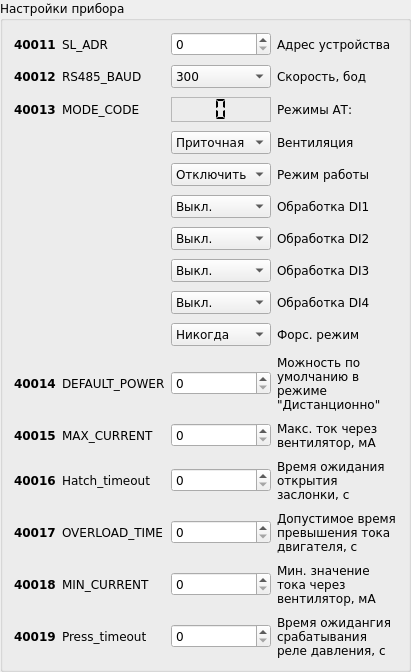
         <widget class="QGroupBox" name="gb1_settings">
          <property name="enabled">
           <bool>true</bool>
          </property>
          <property name="font">
           <font>
            <family>Verdana</family>
           </font>
          </property>
          <property name="autoFillBackground">
           <bool>false</bool>
          </property>
          <property name="title">
           <string>Настройки прибора</string>
          </property>
          <property name="flat">
           <bool>false</bool>
          </property>
          <property name="checkable">
           <bool>false</bool>
          </property>
          <layout class="QGridLayout" name="gridLayout_2">
           <property name="horizontalSpacing">
            <number>6</number>
           </property>
           <property name="verticalSpacing">
            <number>9</number>
           </property>
           <item row="60" column="1">
            <widget class="QLabel" name="lbn_OVERLOAD_TIME">
             <property name="text">
              <string>OVERLOAD_TIME</string>
             </property>
            </widget>
           </item>
           <item row="62" column="0">
            <widget class="QLabel" name="lb_40018">
             <property name="palette">
              <palette>
               <active>
                <colorrole role="ButtonText">
                 <brush brushstyle="SolidPattern">
                  <color alpha="255">
                   <red>0</red>
                   <green>0</green>
                   <blue>100</blue>
                  </color>
                 </brush>
                </colorrole>
               </active>
               <inactive>
                <colorrole role="ButtonText">
                 <brush brushstyle="SolidPattern">
                  <color alpha="255">
                   <red>0</red>
                   <green>0</green>
                   <blue>100</blue>
                  </color>
                 </brush>
                </colorrole>
               </inactive>
               <disabled>
                <colorrole role="ButtonText">
                 <brush brushstyle="SolidPattern">
                  <color alpha="255">
                   <red>120</red>
                   <green>120</green>
                   <blue>120</blue>
                  </color>
                 </brush>
                </colorrole>
               </disabled>
              </palette>
             </property>
             <property name="font">
              <font>
               <weight>75</weight>
               <bold>true</bold>
               <kerning>true</kerning>
              </font>
             </property>
             <property name="text">
              <string>40018</string>
             </property>
            </widget>
           </item>
           <item row="5" column="1">
            <widget class="QLabel" name="lbn_SL_ADR">
             <property name="text">
              <string>SL_ADR</string>
             </property>
            </widget>
           </item>
           <item row="59" column="0">
            <widget class="QLabel" name="lb_40016">
             <property name="palette">
              <palette>
               <active>
                <colorrole role="ButtonText">
                 <brush brushstyle="SolidPattern">
                  <color alpha="255">
                   <red>0</red>
                   <green>0</green>
                   <blue>100</blue>
                  </color>
                 </brush>
                </colorrole>
               </active>
               <inactive>
                <colorrole role="ButtonText">
                 <brush brushstyle="SolidPattern">
                  <color alpha="255">
                   <red>0</red>
                   <green>0</green>
                   <blue>100</blue>
                  </color>
                 </brush>
                </colorrole>
               </inactive>
               <disabled>
                <colorrole role="ButtonText">
                 <brush brushstyle="SolidPattern">
                  <color alpha="255">
                   <red>120</red>
                   <green>120</green>
                   <blue>120</blue>
                  </color>
                 </brush>
                </colorrole>
               </disabled>
              </palette>
             </property>
             <property name="font">
              <font>
               <weight>75</weight>
               <bold>true</bold>
               <kerning>true</kerning>
              </font>
             </property>
             <property name="text">
              <string>40016</string>
             </property>
            </widget>
           </item>
           <item row="54" column="1">
            <widget class="QLabel" name="lbn_DEFAULT_POWER">
             <property name="text">
              <string>DEFAULT_POWER</string>
             </property>
            </widget>
           </item>
           <item row="15" column="0">
            <widget class="QLabel" name="lb_40012">
             <property name="palette">
              <palette>
               <active>
                <colorrole role="ButtonText">
                 <brush brushstyle="SolidPattern">
                  <color alpha="255">
                   <red>0</red>
                   <green>0</green>
                   <blue>100</blue>
                  </color>
                 </brush>
                </colorrole>
               </active>
               <inactive>
                <colorrole role="ButtonText">
                 <brush brushstyle="SolidPattern">
                  <color alpha="255">
                   <red>0</red>
                   <green>0</green>
                   <blue>100</blue>
                  </color>
                 </brush>
                </colorrole>
               </inactive>
               <disabled>
                <colorrole role="ButtonText">
                 <brush brushstyle="SolidPattern">
                  <color alpha="255">
                   <red>120</red>
                   <green>120</green>
                   <blue>120</blue>
                  </color>
                 </brush>
                </colorrole>
               </disabled>
              </palette>
             </property>
             <property name="font">
              <font>
               <weight>75</weight>
               <bold>true</bold>
               <kerning>true</kerning>
              </font>
             </property>
             <property name="text">
              <string>40012</string>
             </property>
            </widget>
           </item>
           <item row="63" column="0">
            <widget class="QLabel" name="lb_40019">
             <property name="palette">
              <palette>
               <active>
                <colorrole role="ButtonText">
                 <brush brushstyle="SolidPattern">
                  <color alpha="255">
                   <red>0</red>
                   <green>0</green>
                   <blue>100</blue>
                  </color>
                 </brush>
                </colorrole>
               </active>
               <inactive>
                <colorrole role="ButtonText">
                 <brush brushstyle="SolidPattern">
                  <color alpha="255">
                   <red>0</red>
                   <green>0</green>
                   <blue>100</blue>
                  </color>
                 </brush>
                </colorrole>
               </inactive>
               <disabled>
                <colorrole role="ButtonText">
                 <brush brushstyle="SolidPattern">
                  <color alpha="255">
                   <red>120</red>
                   <green>120</green>
                   <blue>120</blue>
                  </color>
                 </brush>
                </colorrole>
               </disabled>
              </palette>
             </property>
             <property name="font">
              <font>
               <weight>75</weight>
               <bold>true</bold>
               <kerning>true</kerning>
              </font>
             </property>
             <property name="text">
              <string>40019</string>
             </property>
            </widget>
           </item>
           <item row="47" column="3">
            <widget class="QComboBox" name="cb_MODE_CODE_1">
             <property name="minimumSize">
              <size>
               <width>0</width>
               <height>0</height>
              </size>
             </property>
             <property name="maximumSize">
              <size>
               <width>100</width>
               <height>16777215</height>
              </size>
             </property>
             <item>
              <property name="text">
               <string>Приточная</string>
              </property>
             </item>
             <item>
              <property name="text">
               <string>Вытяжная</string>
              </property>
             </item>
            </widget>
           </item>
           <item row="53" column="3">
            <widget class="QComboBox" name="cb_MODE_CODE_FORCE_MODE">
             <property name="maximumSize">
              <size>
               <width>100</width>
               <height>16777215</height>
              </size>
             </property>
             <item>
              <property name="text">
               <string>Никогда</string>
              </property>
             </item>
             <item>
              <property name="text">
               <string>При замыкании DI5</string>
              </property>
             </item>
             <item>
              <property name="text">
               <string>При размыкании DI5</string>
              </property>
             </item>
             <item>
              <property name="text">
               <string>Всегда</string>
              </property>
             </item>
            </widget>
           </item>
           <item row="28" column="5">
            <widget class="QLabel" name="lbn_MODE_CODE_Holding_2">
             <property name="text">
              <string>Режимы АТ:</string>
             </property>
             <property name="wordWrap">
              <bool>true</bool>
             </property>
            </widget>
           </item>
           <item row="63" column="5">
            <widget class="QLabel" name="lbn_Press_timeout_2">
             <property name="maximumSize">
              <size>
               <width>120</width>
               <height>16777215</height>
              </size>
             </property>
             <property name="text">
              <string>Время ожидангия срабатывания реле давления, с</string>
             </property>
             <property name="wordWrap">
              <bool>true</bool>
             </property>
            </widget>
           </item>
           <item row="60" column="0">
            <widget class="QLabel" name="lb_40017">
             <property name="palette">
              <palette>
               <active>
                <colorrole role="ButtonText">
                 <brush brushstyle="SolidPattern">
                  <color alpha="255">
                   <red>0</red>
                   <green>0</green>
                   <blue>100</blue>
                  </color>
                 </brush>
                </colorrole>
               </active>
               <inactive>
                <colorrole role="ButtonText">
                 <brush brushstyle="SolidPattern">
                  <color alpha="255">
                   <red>0</red>
                   <green>0</green>
                   <blue>100</blue>
                  </color>
                 </brush>
                </colorrole>
               </inactive>
               <disabled>
                <colorrole role="ButtonText">
                 <brush brushstyle="SolidPattern">
                  <color alpha="255">
                   <red>120</red>
                   <green>120</green>
                   <blue>120</blue>
                  </color>
                 </brush>
                </colorrole>
               </disabled>
              </palette>
             </property>
             <property name="font">
              <font>
               <weight>75</weight>
               <bold>true</bold>
               <kerning>true</kerning>
              </font>
             </property>
             <property name="text">
              <string>40017</string>
             </property>
            </widget>
           </item>
           <item row="48" column="5">
            <widget class="QLabel" name="lbn_MODE_CODE_Holding_4">
             <property name="text">
              <string>Режим работы</string>
             </property>
            </widget>
           </item>
           <item row="48" column="3">
            <widget class="QComboBox" name="cb_MODE_CODE_2">
             <property name="maximumSize">
              <size>
               <width>100</width>
               <height>16777215</height>
              </size>
             </property>
             <item>
              <property name="text">
               <string>Отключить</string>
              </property>
             </item>
             <item>
              <property name="text">
               <string>Включить</string>
              </property>
             </item>
             <item>
              <property name="text">
               <string>Дистанционно</string>
              </property>
             </item>
            </widget>
           </item>
           <item row="28" column="0">
            <widget class="QLabel" name="lb_40013">
             <property name="palette">
              <palette>
               <active>
                <colorrole role="ButtonText">
                 <brush brushstyle="SolidPattern">
                  <color alpha="255">
                   <red>0</red>
                   <green>0</green>
                   <blue>100</blue>
                  </color>
                 </brush>
                </colorrole>
               </active>
               <inactive>
                <colorrole role="ButtonText">
                 <brush brushstyle="SolidPattern">
                  <color alpha="255">
                   <red>0</red>
                   <green>0</green>
                   <blue>100</blue>
                  </color>
                 </brush>
                </colorrole>
               </inactive>
               <disabled>
                <colorrole role="ButtonText">
                 <brush brushstyle="SolidPattern">
                  <color alpha="255">
                   <red>120</red>
                   <green>120</green>
                   <blue>120</blue>
                  </color>
                 </brush>
                </colorrole>
               </disabled>
              </palette>
             </property>
             <property name="font">
              <font>
               <weight>75</weight>
               <bold>true</bold>
               <kerning>true</kerning>
              </font>
             </property>
             <property name="text">
              <string>40013</string>
             </property>
            </widget>
           </item>
           <item row="53" column="5">
            <widget class="QLabel" name="lbn_MODE_CODE_Holding_6">
             <property name="text">
              <string>Форс. режим</string>
             </property>
             <property name="wordWrap">
              <bool>true</bool>
             </property>
            </widget>
           </item>
           <item row="52" column="5">
            <widget class="QLabel" name="label_5">
             <property name="text">
              <string>Обработка DI4</string>
             </property>
            </widget>
           </item>
           <item row="49" column="5">
            <widget class="QLabel" name="lbn_MODE_CODE_Holding_5">
             <property name="text">
              <string>Обработка DI1</string>
             </property>
             <property name="wordWrap">
              <bool>true</bool>
             </property>
            </widget>
           </item>
           <item row="52" column="3">
            <widget class="QComboBox" name="cb_mode_code_di4">
             <property name="maximumSize">
              <size>
               <width>100</width>
               <height>16777215</height>
              </size>
             </property>
             <item>
              <property name="text">
               <string>Выкл.</string>
              </property>
             </item>
             <item>
              <property name="text">
               <string>Вкл.</string>
              </property>
             </item>
            </widget>
           </item>
           <item row="51" column="3">
            <widget class="QComboBox" name="cb_mode_code_di3">
             <property name="maximumSize">
              <size>
               <width>100</width>
               <height>16777215</height>
              </size>
             </property>
             <item>
              <property name="text">
               <string>Выкл.</string>
              </property>
             </item>
             <item>
              <property name="text">
               <string>Вкл.</string>
              </property>
             </item>
            </widget>
           </item>
           <item row="49" column="3">
            <widget class="QComboBox" name="cb_mode_code_di1">
             <property name="maximumSize">
              <size>
               <width>100</width>
               <height>16777215</height>
              </size>
             </property>
             <item>
              <property name="text">
               <string>Выкл.</string>
              </property>
             </item>
             <item>
              <property name="text">
               <string>Вкл.</string>
              </property>
             </item>
            </widget>
           </item>
           <item row="54" column="0">
            <widget class="QLabel" name="lb_40014">
             <property name="palette">
              <palette>
               <active>
                <colorrole role="ButtonText">
                 <brush brushstyle="SolidPattern">
                  <color alpha="255">
                   <red>0</red>
                   <green>0</green>
                   <blue>100</blue>
                  </color>
                 </brush>
                </colorrole>
               </active>
               <inactive>
                <colorrole role="ButtonText">
                 <brush brushstyle="SolidPattern">
                  <color alpha="255">
                   <red>0</red>
                   <green>0</green>
                   <blue>100</blue>
                  </color>
                 </brush>
                </colorrole>
               </inactive>
               <disabled>
                <colorrole role="ButtonText">
                 <brush brushstyle="SolidPattern">
                  <color alpha="255">
                   <red>120</red>
                   <green>120</green>
                   <blue>120</blue>
                  </color>
                 </brush>
                </colorrole>
               </disabled>
              </palette>
             </property>
             <property name="font">
              <font>
               <weight>75</weight>
               <bold>true</bold>
               <kerning>true</kerning>
              </font>
             </property>
             <property name="text">
              <string>40014</string>
             </property>
            </widget>
           </item>
           <item row="51" column="5">
            <widget class="QLabel" name="label_4">
             <property name="text">
              <string>Обработка DI3</string>
             </property>
            </widget>
           </item>
           <item row="50" column="3">
            <widget class="QComboBox" name="cb_cmode_code_di2">
             <property name="maximumSize">
              <size>
               <width>100</width>
               <height>16777215</height>
              </size>
             </property>
             <item>
              <property name="text">
               <string>Выкл.</string>
              </property>
             </item>
             <item>
              <property name="text">
               <string>Вкл.</string>
              </property>
             </item>
            </widget>
           </item>
           <item row="50" column="5">
            <widget class="QLabel" name="label_3">
             <property name="text">
              <string>Обработка DI2</string>
             </property>
            </widget>
           </item>
           <item row="62" column="5">
            <widget class="QLabel" name="lbn_MIN_CURRENT_2">
             <property name="maximumSize">
              <size>
               <width>120</width>
               <height>16777215</height>
              </size>
             </property>
             <property name="text">
              <string>Мин. значение тока через вентилятор, мА</string>
             </property>
             <property name="wordWrap">
              <bool>true</bool>
             </property>
            </widget>
           </item>
           <item row="58" column="5">
            <widget class="QLabel" name="lbn_MAX_CURRENT_2">
             <property name="text">
              <string>Макс. ток через вентилятор, мА</string>
             </property>
             <property name="wordWrap">
              <bool>true</bool>
             </property>
            </widget>
           </item>
           <item row="15" column="5">
            <widget class="QLabel" name="lbn_RS485_BAUD_2">
             <property name="text">
              <string>Скорость, бод</string>
             </property>
             <property name="wordWrap">
              <bool>true</bool>
             </property>
            </widget>
           </item>
           <item row="59" column="5">
            <widget class="QLabel" name="lbn_Hatch_timeout_2">
             <property name="minimumSize">
              <size>
               <width>120</width>
               <height>0</height>
              </size>
             </property>
             <property name="maximumSize">
              <size>
               <width>120</width>
               <height>16777215</height>
              </size>
             </property>
             <property name="text">
              <string>Время ожидания открытия заслонки, с</string>
             </property>
             <property name="wordWrap">
              <bool>true</bool>
             </property>
            </widget>
           </item>
           <item row="15" column="1">
            <widget class="QLabel" name="lbn_RS485_BAUD">
             <property name="text">
              <string>RS485_BAUD</string>
             </property>
            </widget>
           </item>
           <item row="54" column="5">
            <widget class="QLabel" name="lbn_DEFAULT_POWER_2">
             <property name="maximumSize">
              <size>
               <width>120</width>
               <height>16777215</height>
              </size>
             </property>
             <property name="text">
              <string>Можность по умолчанию в режиме &quot;Дистанционно&quot;</string>
             </property>
             <property name="wordWrap">
              <bool>true</bool>
             </property>
            </widget>
           </item>
           <item row="59" column="1">
            <widget class="QLabel" name="lbn_Hatch_timeout">
             <property name="text">
              <string>Hatch_timeout</string>
             </property>
            </widget>
           </item>
           <item row="62" column="1">
            <widget class="QLabel" name="lbn_MIN_CURRENT">
             <property name="text">
              <string>MIN_CURRENT</string>
             </property>
            </widget>
           </item>
           <item row="47" column="5">
            <widget class="QLabel" name="lbn_MODE_CODE_Holding_3">
             <property name="text">
              <string>Вентиляция</string>
             </property>
            </widget>
           </item>
           <item row="58" column="0">
            <widget class="QLabel" name="lb_40015">
             <property name="palette">
              <palette>
               <active>
                <colorrole role="ButtonText">
                 <brush brushstyle="SolidPattern">
                  <color alpha="255">
                   <red>0</red>
                   <green>0</green>
                   <blue>100</blue>
                  </color>
                 </brush>
                </colorrole>
               </active>
               <inactive>
                <colorrole role="ButtonText">
                 <brush brushstyle="SolidPattern">
                  <color alpha="255">
                   <red>0</red>
                   <green>0</green>
                   <blue>100</blue>
                  </color>
                 </brush>
                </colorrole>
               </inactive>
               <disabled>
                <colorrole role="ButtonText">
                 <brush brushstyle="SolidPattern">
                  <color alpha="255">
                   <red>120</red>
                   <green>120</green>
                   <blue>120</blue>
                  </color>
                 </brush>
                </colorrole>
               </disabled>
              </palette>
             </property>
             <property name="font">
              <font>
               <weight>75</weight>
               <bold>true</bold>
               <kerning>true</kerning>
              </font>
             </property>
             <property name="text">
              <string>40015</string>
             </property>
            </widget>
           </item>
           <item row="28" column="1">
            <widget class="QLabel" name="lbn_MODE_CODE_Holding">
             <property name="text">
              <string>MODE_CODE</string>
             </property>
            </widget>
           </item>
           <item row="15" column="3">
            <widget class="QComboBox" name="cb_RS485_BAUD">
             <property name="maximumSize">
              <size>
               <width>100</width>
               <height>16777215</height>
              </size>
             </property>
             <item>
              <property name="text">
               <string>300</string>
              </property>
             </item>
             <item>
              <property name="text">
               <string>1200</string>
              </property>
             </item>
             <item>
              <property name="text">
               <string>2400</string>
              </property>
             </item>
             <item>
              <property name="text">
               <string>4800</string>
              </property>
             </item>
             <item>
              <property name="text">
               <string>9600</string>
              </property>
             </item>
             <item>
              <property name="text">
               <string>19200</string>
              </property>
             </item>
             <item>
              <property name="text">
               <string>28800</string>
              </property>
             </item>
             <item>
              <property name="text">
               <string>38400</string>
              </property>
             </item>
             <item>
              <property name="text">
               <string>57600</string>
              </property>
             </item>
            </widget>
           </item>
           <item row="60" column="5">
            <widget class="QLabel" name="lbn_OVERLOAD_TIME_2">
             <property name="maximumSize">
              <size>
               <width>120</width>
               <height>16777215</height>
              </size>
             </property>
             <property name="text">
              <string>Допустимое время превышения тока двигателя, с</string>
             </property>
             <property name="wordWrap">
              <bool>true</bool>
             </property>
            </widget>
           </item>
           <item row="5" column="0">
            <widget class="QLabel" name="lb_40011">
             <property name="palette">
              <palette>
               <active>
                <colorrole role="ButtonText">
                 <brush brushstyle="SolidPattern">
                  <color alpha="255">
                   <red>0</red>
                   <green>0</green>
                   <blue>100</blue>
                  </color>
                 </brush>
                </colorrole>
               </active>
               <inactive>
                <colorrole role="ButtonText">
                 <brush brushstyle="SolidPattern">
                  <color alpha="255">
                   <red>0</red>
                   <green>0</green>
                   <blue>100</blue>
                  </color>
                 </brush>
                </colorrole>
               </inactive>
               <disabled>
                <colorrole role="ButtonText">
                 <brush brushstyle="SolidPattern">
                  <color alpha="255">
                   <red>120</red>
                   <green>120</green>
                   <blue>120</blue>
                  </color>
                 </brush>
                </colorrole>
               </disabled>
              </palette>
             </property>
             <property name="font">
              <font>
               <weight>75</weight>
               <bold>true</bold>
               <kerning>true</kerning>
              </font>
             </property>
             <property name="text">
              <string>40011</string>
             </property>
            </widget>
           </item>
           <item row="5" column="3">
            <widget class="QSpinBox" name="sb_SL_ADR">
             <property name="maximumSize">
              <size>
               <width>100</width>
               <height>16777215</height>
              </size>
             </property>
            </widget>
           </item>
           <item row="63" column="1">
            <widget class="QLabel" name="lbn_Press_timeout">
             <property name="text">
              <string>Press_timeout</string>
             </property>
            </widget>
           </item>
           <item row="58" column="1">
            <widget class="QLabel" name="lbn_MAX_CURRENT">
             <property name="text">
              <string>MAX_CURRENT</string>
             </property>
            </widget>
           </item>
           <item row="5" column="5">
            <widget class="QLabel" name="lbn_SL_ADR_2">
             <property name="text">
              <string>Адрес устройства</string>
             </property>
             <property name="wordWrap">
              <bool>true</bool>
             </property>
            </widget>
           </item>
           <item row="54" column="3">
            <widget class="QSpinBox" name="spinBox">
             <property name="maximumSize">
              <size>
               <width>100</width>
               <height>16777215</height>
              </size>
             </property>
            </widget>
           </item>
           <item row="58" column="3">
            <widget class="QSpinBox" name="spinBox_2">
             <property name="maximumSize">
              <size>
               <width>100</width>
               <height>16777215</height>
              </size>
             </property>
            </widget>
           </item>
           <item row="59" column="3">
            <widget class="QSpinBox" name="spinBox_3">
             <property name="maximumSize">
              <size>
               <width>100</width>
               <height>16777215</height>
              </size>
             </property>
            </widget>
           </item>
           <item row="60" column="3">
            <widget class="QSpinBox" name="spinBox_4">
             <property name="maximumSize">
              <size>
               <width>100</width>
               <height>16777215</height>
              </size>
             </property>
            </widget>
           </item>
           <item row="62" column="3">
            <widget class="QSpinBox" name="spinBox_5">
             <property name="maximumSize">
              <size>
               <width>100</width>
               <height>16777215</height>
              </size>
             </property>
            </widget>
           </item>
           <item row="63" column="3">
            <widget class="QSpinBox" name="spinBox_6">
             <property name="maximumSize">
              <size>
               <width>100</width>
               <height>16777215</height>
              </size>
             </property>
            </widget>
           </item>
           <item row="28" column="3">
            <widget class="QLCDNumber" name="lcd_mode_code">
             <property name="minimumSize">
              <size>
               <width>0</width>
               <height>25</height>
              </size>
             </property>
             <property name="maximumSize">
              <size>
               <width>100</width>
               <height>25</height>
              </size>
             </property>
             <property name="frameShape">
              <enum>QFrame::StyledPanel</enum>
             </property>
             <property name="digitCount">
              <number>1</number>
             </property>
             <property name="mode">
              <enum>QLCDNumber::Hex</enum>
             </property>
             <property name="segmentStyle">
              <enum>QLCDNumber::Flat</enum>
             </property>
            </widget>
           </item>
          </layout>
         </widget>
